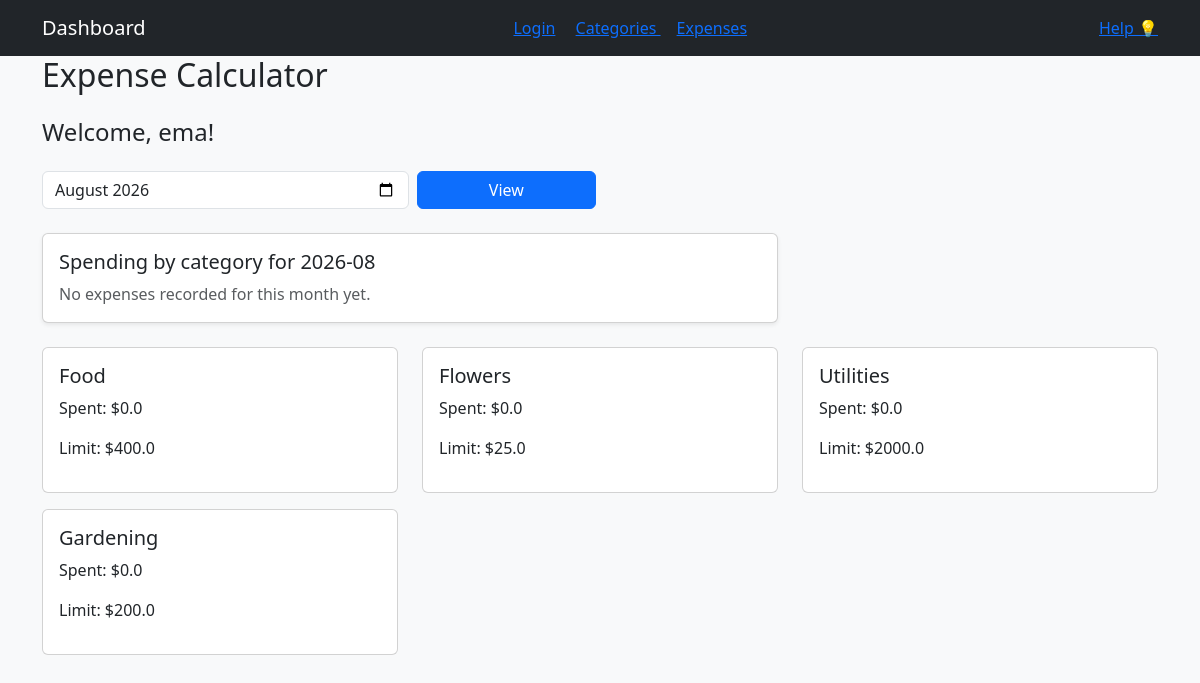
Screenshot of / (signed in) with the database file from the repository.
### tables this page shows
CREATE TABLE category (id INTEGER PRIMARY KEY AUTOINCREMENT UNIQUE NOT NULL, name TEXT, spending_limit INTEGER, user_id INTEGER REFERENCES user (id));

### app.py (the view)
@app.route("/") #this will be the homepage/dashboard of the app
def home():
    user = session.get("user")
    if not user:
        return redirect(url_for("login"))
    user_id = user[0]
    selected_month = request.args.get("month") or datetime.date.today().strftime("%Y-%m")
    sql = '''SELECT category.id, category.name, category.spending_limit, IFNULL(SUM(expenses.amount_spent), 0) AS total_amount_spent FROM category LEFT JOIN expenses ON category.id = expenses.category_id
                AND expenses.user_id = ?
                AND strftime('%Y-%m', expenses.date) = ?
            WHERE category.user_id = ?
            GROUP BY category.id'''
    categories = query_db(sql, args=(user_id, selected_month, user_id))
    monthly_sql = '''SELECT expenses.id, expenses.name, expenses.amount_spent,
                    strftime('%Y-%m-%d', expenses.date) AS date,
                    category.name AS category, expenses.category_id
                    FROM expenses
                    JOIN category ON expenses.category_id = category.id
                    WHERE expenses.user_id = ? AND strftime('%Y-%m', expenses.date) = ?'''
    monthly_expenses = query_db(monthly_sql, args=(user_id, selected_month))
    monthly_totals = build_monthly_category_totals(monthly_expenses, selected_month)
    pie_segments = build_pie_chart_segments(monthly_totals)
    get_db().commit()
    username = user[1]
    return render_template(
        "home.html",
        categories=categories,
        username=username,
        selected_month=selected_month,
        monthly_totals=monthly_totals,
        pie_segments=pie_segments,
    )

### app.py (called while the page is built, shortened)
def get_db():
    db = getattr(g, '_database', None)
    if db is None:
        db = g._database = sqlite3.connect(DATABASE)
    return db

@app.teardown_appcontext
def close_connection(exception):
    db = getattr(g, '_database', None)
    if db is not None:
        db.close()

def query_db(query, args=(), one=False):
    cur = get_db().execute(query, args)
    rv = cur.fetchall()
    cur.close()
    return (rv[0] if rv else None) if one else rv

def build_monthly_category_totals(expenses, month):
    totals = {}
    for expense in expenses:
        expense_date = expense[3] if len(expense) > 3 else ""
        category_name = expense[4] if len(expense) > 4 else ""
        if expense_date.startswith(month) and category_name:
            amount = float(expense[2] or 0)
            totals[category_name] = totals.get(category_name, 0.0) + amount
    return totals

def build_pie_chart_segments(totals):
    colors = ["#0d6efd", "#198754", "#dc3545", "#ffc107", "#6f42c1", "#20c997", "#fd7e14"]
    if not totals:
        return []

### templates/home.html (shortened to what this page needs)
{%extends "base.html"%}
{%block content%}
<h2 class = "mb-4"> Expense Calculator </h2>
{% if username %}
    <h4 class="mb-4">Welcome, {{ username }}!</h4>
{% endif %}
<form method="get" class="row g-2 mb-4">
    <div class="col-md-4">
        <input class="form-control" type="month" name="month" value="{{ selected_month }}">
    </div>
    <div class="col-md-2">
        <button class="btn btn-primary w-100" type="submit">View</button>
    </div>
</form>
<div class="row mb-4">
    <div class="col-md-8">
        <div class="card shadow-sm">
            <div class="card-body">
                <h5 class="card-title">Spending by category for {{ selected_month }}</h5>
                {% if pie_segments %}
                    <svg width="260" height="260" viewBox="0 0 220 220" role="img" aria-label="Pie chart of monthly spending">
                        <circle cx="110" cy="110" r="70" fill="none" stroke="#e9ecef" stroke-width="40"></circle>
                        {% for segment in pie_segments %}
                            <circle cx="110" cy="110" r="70" fill="none" stroke="{{ segment.color }}" stroke-width="40" stroke-linecap="round"
                                    stroke-dasharray="{{ segment.dasharray }}"
                                    stroke-dashoffset="{{ segment.dashoffset }}"
                                    transform="rotate(-90 110 110)"></circle>
                        {% endfor %}
                        <circle cx="110" cy="110" r="35" fill="white"></circle>
                        <text x="110" y="105" text-anchor="middle" font-size="14" fill="#212529">{{ selected_month }}</text>
                        <text x="110" y="126" text-anchor="middle" font-size="14" fill="#212529">Total</text>
                    </svg>
                    <ul class="mt-3">
                        {% for segment in pie_segments %}
                            <li><span style="color:{{ segment.color }};">■</span> {{ segment.name }} — ${{ segment.amount }} ({{ segment.percent }}%)</li>
                        {% endfor %}
                    </ul>
                {% else %}
                    <p class="text-muted mb-0">No expenses recorded for this month yet.</p>
                {% endif %}
            </div>
        </div>
    </div>
</div>
<div class="row">
    {% for category in categories %}
        <div class="col-md-4 mb-3">
            <div class="card {% if category[3]|float > category[2]|float %}border-danger{% endif %}">
                <div class="card-body">
                    <h5 class="card-title">{{ category[1] }}</h5>
                    <p>Spent: ${{ category[3]|float | round(2) }}</p>
                    <p>Limit: ${{ category[2]|float | round(2) }}</p>
                </div>
            </div>
        </div>
    {% endfor %}
</div>
{% endblock %}

### rows the page displays
category: name "Food", category "0.0", spending_limit "400.0"
category: name "Flowers", category "0.0", spending_limit "25.0"
category: name "Utilities", category "0.0", spending_limit "2000.0"
category: name "Gardening", category "0.0", spending_limit "200.0"

### other values shown
{{ username }} "ema"
{{ selected_month }} "2026-08"
